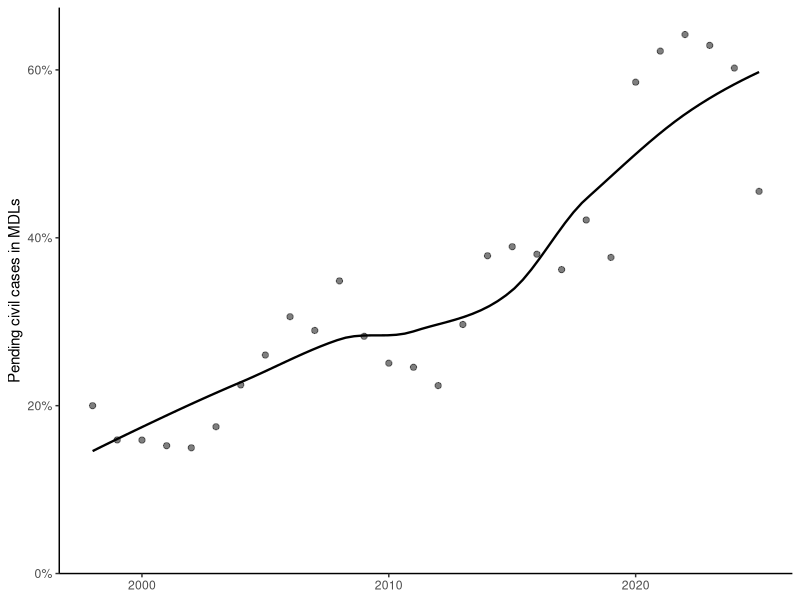

This figure's R source:
## ---- chunk 1
#| label: fig-mdl-share
#| fig-alt: "Scatterplot of the share of pending federal civil cases that were in multidistrict litigation, 1998 to 2025, with a smoothed trend rising from about 15 to 20 percent to a peak of 64 percent in 2022, then falling to about 46 percent in 2025."
#| fig-cap: "Actions pending in MDL proceedings as a share of all pending federal civil cases, as of September 30 of each year, 1998--2025. The 2020--2024 surge reflects the 3M Combat Arms earplug MDL, whose more than 200,000 directly filed cases are counted in both figures. The curve is a LOESS fit. Sources: Admin. Off. of the U.S. Cts., *Judicial Business of the United States Courts* tbls. S-20, C-1 (1998--2025)."
#| echo: false
#| fig-width: 6.5
#| fig-height: 3.5
library(ggplot2)

mdl <- read.csv("data/mdl_share.csv")

ggplot(mdl, aes(year, pct_mdl)) +
  geom_smooth(method = "loess", formula = y ~ x, se = FALSE,
              colour = "black", linewidth = 0.8) +
  geom_point(size = 1.8, alpha = 0.5) +
  scale_y_continuous(limits = c(0, NA), labels = function(x) paste0(x, "%"),
                     expand = expansion(mult = c(0, 0.05))) +
  labs(x = NULL, y = "Pending civil cases in MDLs") +
  theme_classic(base_size = 11)
